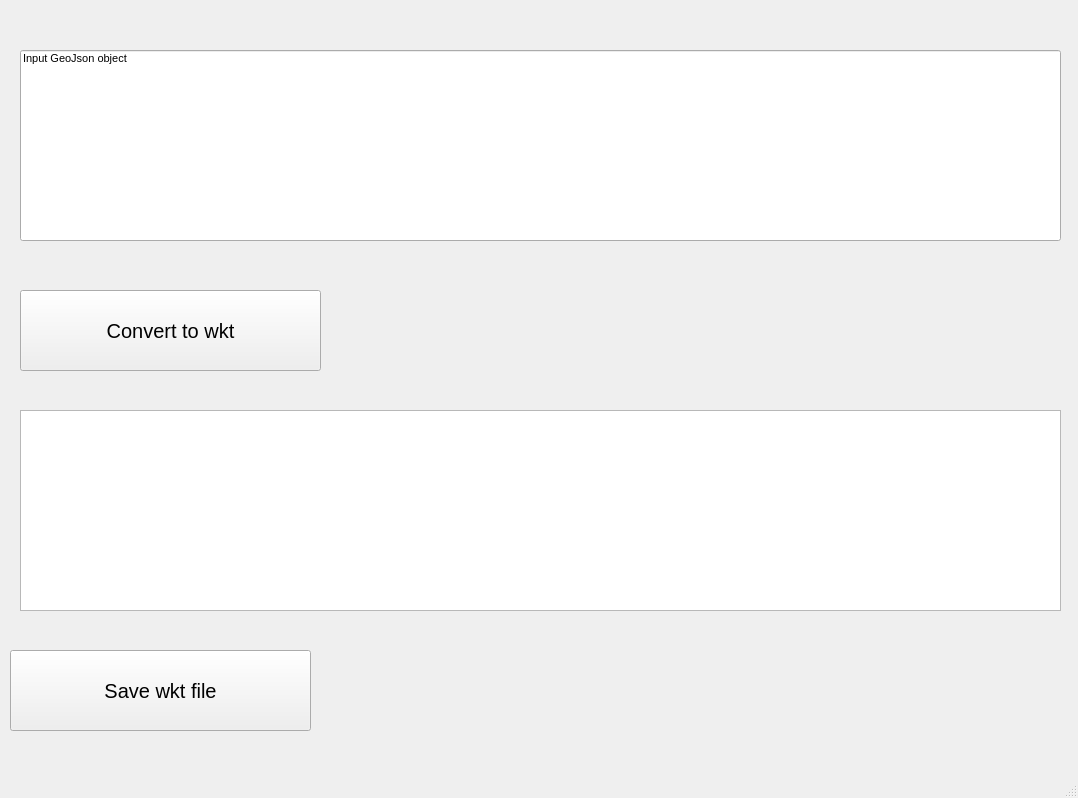
<?xml version="1.0" encoding="UTF-8"?>
<ui version="4.0">
 <class>MainWindow</class>
 <widget class="QMainWindow" name="MainWindow">
  <property name="geometry">
   <rect>
    <x>0</x>
    <y>0</y>
    <width>1078</width>
    <height>798</height>
   </rect>
  </property>
  <property name="windowTitle">
   <string>MainWindow</string>
  </property>
  <widget class="QWidget" name="centralwidget">
   <widget class="QListWidget" name="listWidget">
    <property name="geometry">
     <rect>
      <x>20</x>
      <y>410</y>
      <width>1041</width>
      <height>201</height>
     </rect>
    </property>
   </widget>
   <widget class="QPushButton" name="addbutton">
    <property name="geometry">
     <rect>
      <x>20</x>
      <y>290</y>
      <width>301</width>
      <height>81</height>
     </rect>
    </property>
    <property name="font">
     <font>
      <pointsize>15</pointsize>
     </font>
    </property>
    <property name="text">
     <string>Convert to wkt</string>
    </property>
   </widget>
   <widget class="QLineEdit" name="lineEdit">
    <property name="geometry">
     <rect>
      <x>20</x>
      <y>50</y>
      <width>1041</width>
      <height>191</height>
     </rect>
    </property>
    <property name="font">
     <font>
      <pointsize>8</pointsize>
     </font>
    </property>
    <property name="inputMask">
     <string/>
    </property>
    <property name="text">
     <string>Input GeoJson object</string>
    </property>
    <property name="alignment">
     <set>Qt::AlignLeading|Qt::AlignLeft|Qt::AlignTop</set>
    </property>
   </widget>
   <widget class="QPushButton" name="addbutton_2">
    <property name="geometry">
     <rect>
      <x>10</x>
      <y>650</y>
      <width>301</width>
      <height>81</height>
     </rect>
    </property>
    <property name="font">
     <font>
      <pointsize>15</pointsize>
     </font>
    </property>
    <property name="text">
     <string>Save wkt file</string>
    </property>
   </widget>
  </widget>
  <widget class="QMenuBar" name="menubar">
   <property name="geometry">
    <rect>
     <x>0</x>
     <y>0</y>
     <width>1078</width>
     <height>26</height>
    </rect>
   </property>
  </widget>
  <widget class="QStatusBar" name="statusbar"/>
 </widget>
 <resources/>
 <connections/>
</ui>
